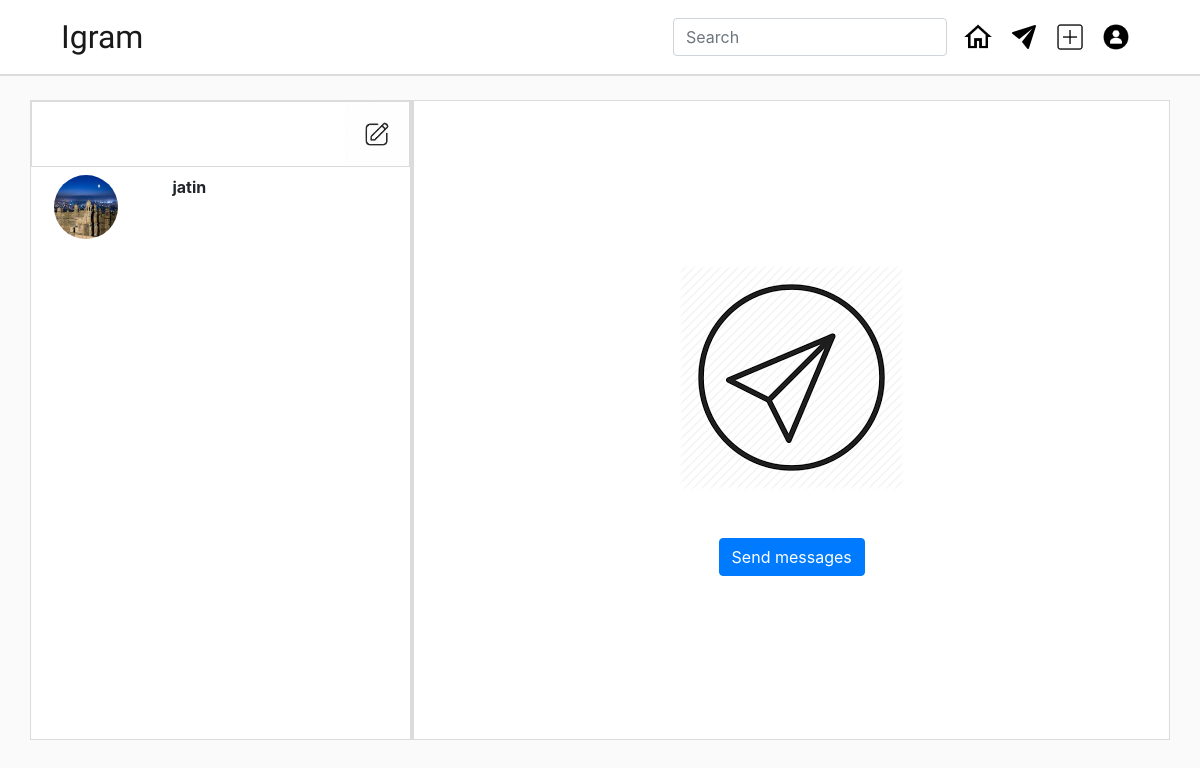
The app's page /inbox/ (signed in) with its own data.
### home/models.py (models this page shows)
class User(AbstractUser):
    profileImage=models.ImageField(upload_to=profile_upload_location,default='Default-Profile-Picture-Download-PNG-Image.png')
    discription=models.TextField(blank=True,null=True,max_length=100)

### chat/models.py (models this page shows, shortened)
class Thread(models.Model):
    first        = models.ForeignKey(User, on_delete=models.CASCADE, related_name='chat_thread_first')
    second       = models.ForeignKey(User, on_delete=models.CASCADE, related_name='chat_thread_second')
    updated      = models.DateTimeField(auto_now=True)
    timestamp    = models.DateTimeField(auto_now_add=True)
    objects      = ThreadManager()

### chat/views.py (the view)
# urls.py: path('',views.inbox,name='inbox'),
def inbox(request):
    qs=Thread.objects.by_user(request.user)
    try:
        follow_=Follow.objects.get(user=request.user)
    except Follow.DoesNotExist:
        follow_=Follow.objects.create(user=request.user)
    param={'qs':qs,'following':follow_}
    return render(request,'chat/inbox.html',param)

### chat/models.py (called while the page is built)
    def by_user(self, user):
        qlookup = Q(first=user) | Q(second=user)
        qlookup2 = Q(first=user) & Q(second=user)
        qs = self.get_queryset().filter(qlookup).exclude(qlookup2).distinct()
        return qs

### templates/chat/inbox.html (shortened to what this page needs)
{% extends 'base.html' %}
{% load static %}
{% block inboxActive %}{% static 'img/message-logo-active.png' %} {% endblock inboxActive %}
{% block body %}
<div class="container my-4" style="background-color: rgb(255, 255, 255);height:80vh;">
    <div class="row" style="height: 100%;border: 1px solid rgb(219, 219, 219);"" >
    <div class="col-md-4  " style="background-color: rgb(255, 255, 255);height: 100%;overflow-y: auto;" >
        <div class="row hover-not" style="border: 1px solid rgb(219, 219, 219);">
            <img class="chat-img ml-auto my-0 hover-effect" data-toggle="modal" data-target="#SendMessageModal" src={% static 'img/create-chat.png' %} alt="">
        </div>
        <div class="hover-inbox">
        {% for chat in qs %}
        {% if request.user.username == chat.first.username %}
        <a href={% url 'chatBox' chat.second.username %} style="text-decoration:none; color: inherit;">
        <div class="row py-2 ">
            <div class="col-4">
                <img src='{{chat.second.profileImage.url}}' class="chat-img mx-2 rounded-circle" alt="">
            </div>
            <div class="col">
                <b>{{chat.second.username}}</b>
            </div>
        </div>
    </a>
            {% else %}
            <a href={% url 'chatBox' chat.first.username %} style="text-decoration:none; color: inherit;">
                <div class="row py-2 ">
            <div class="col-4">
                <img src='{{chat.first.profileImage.url}}' class="chat-img mx-2 rounded-circle" alt="">
            </div>
            <div class="col">
                <b>{{chat.first.username}}</b>
            </div>
        </div>
    </a>
            {% endif %}
        {% endfor %}
    </div>
    </div>
    <div class="col-md-8 d-flex flex-column " style="background-color: inherit;height: 100%;border-left: 4px solid rgb(219, 219, 219);">
        {% block chatBox %}
        <div class="container" id="inbox-chat-empty">
            <img class='mb-7 pb-5' src={% static 'img/empty-dm-image.png' %} alt="" style="background-color: inherit;">
            <button type="button" class="btn btn-primary" data-toggle="modal" data-target="#SendMessageModal">
                Send messages
              </button>
        </div>
        {% endblock chatBox %}
    </div>
</div>
</div>
{% endblock body %}

### templates/base.html (shortened to what this page needs)
<!doctype html>
<html lang="en">
<head>
  <link rel="stylesheet" href="https://maxcdn.bootstrapcdn.com/bootstrap/4.0.0/css/bootstrap.min.css"
>
</head>
<body>
  {% load static %}
  <div class="container-fluid" style="background-color: rgb(255,255,255);border-bottom: 2px solid rgb(219,219,219);">
  <div class="container py-0 my-0">
    <nav class="navbar navbar-expand-lg navbar-light bg-white">
      <a class="navbar-brand" style="font-family: 'Grand Hotel', cursive;" href="#">Igram</a>
      <div class="collapse navbar-collapse" id="navbarSupportedContent">
        <form class="form-inline ml-auto my-2 my-lg-0 ">
          <input id="searchUser" class="form-control mr-sm-2 " type="search" placeholder="Search" aria-label="Search"
           onkeyup="search()" data-container="body" data-toggle="popover" data-html="true" data-trigger="focus"
            data-placement="bottom" data-content="" autocomplete="off">
        </form>
        <a href={% url 'home' %}>
          <img class="img-logo mx-2" src={% block homeActive %}{% static 'img/home.png' %}{% endblock homeActive %} alt="">
        </a>
        <a href={% url 'inbox' %}>
        <img class="img-logo mx-2" src={% block inboxActive %}{% static 'img/message-logo.png' %}{% endblock inboxActive %} alt="">
        <a href="#" role="button" data-toggle="modal" data-target="#exampleModalCenter">
          <img class="img-logo mx-2" src={% block postLogoActive %}{% static 'img/post-logo.png' %}{% endblock postLogoActive %} alt="">
        </a>
        <div class="nav-item dropdown">
          <a href="#" id="navbarDropdown" role="button" data-toggle="dropdown" aria-haspopup="true"
            aria-expanded="false">
            {% if request.user.profileImage %}
            <img class="img-logo mx-2 " src="{{request.user.profileImage.url}}" alt="" style="border-radius: 100%;">
            {% else %}
            <img class="img-logo mx-2" src="static/img/profile.png" alt="">
            {% endif %}
          </a>
        </div>
      </div>
    </nav>
  </div>
</div>
  {% block body %} {% endblock body %}
</body>
</html>

### templates/base.html (style rules this page uses)
.navbar-brand { font-size: 2rem !important; }
.img-logo { height: 30px; width: 30px; }
body { background: rgb(250, 250, 250); }

### templates/chat/inbox.html (style rules this page uses)
.chat-img { height: 4rem; width: 4rem; }
#inbox-chat-empty { display: flex; align-items: center; flex-direction: column; justify-content: center; height: 100% ; }

### records on screen
User: user.profileImage (placeholder picture)
Thread: first.profileImage (picture), first.username "jatin"
